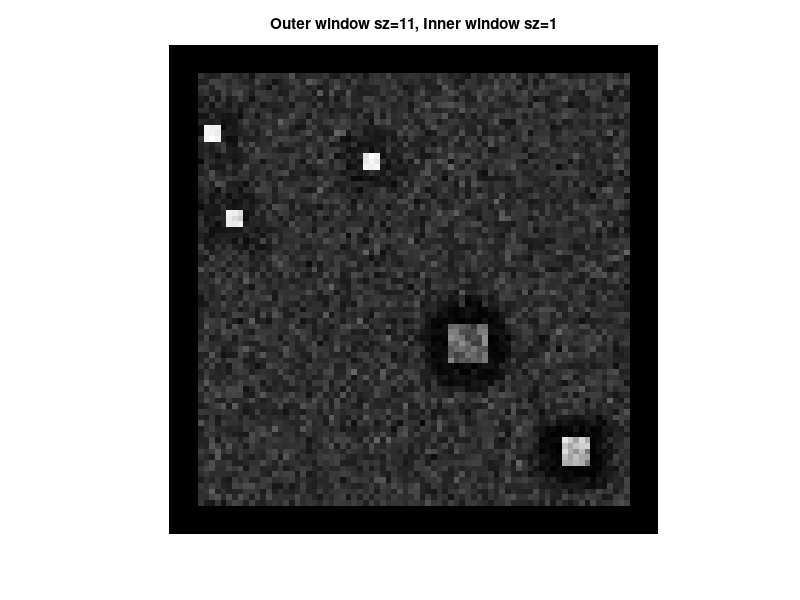
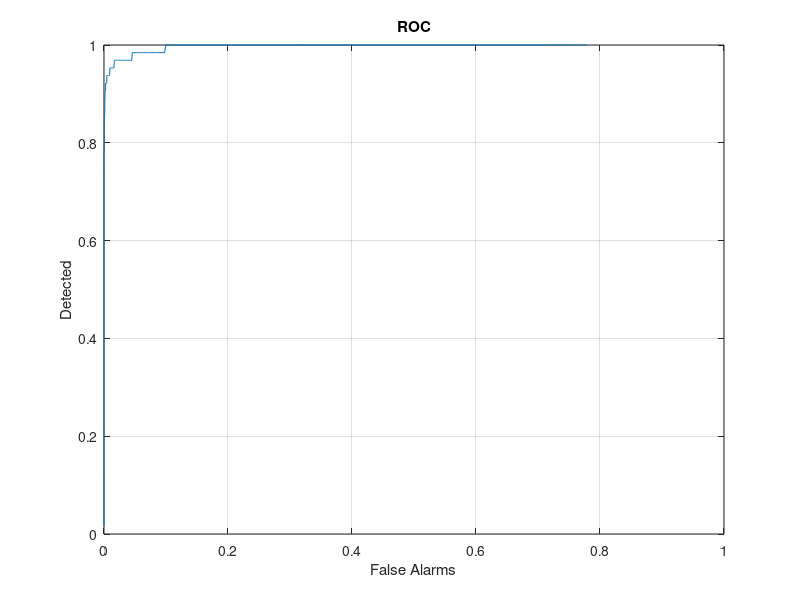

Source code (MATLAB) for these figures, in order:
% 1). Dual window detection 
%     Refr: "Multiple-Window Anomaly Dectection for Hyperspectral Imagery"
%     by W.M. Liu, C.I. Chang
% 2). RXD with variable size window

close all; clear all;
tic;

%%%%%%%%%%%%%%%%%%%%%%%%%%%%%%%%%%%%%%%%%%%%%%%%
% with autoenconder
%f = dlmread('hymap-deepenc4_400.csv'); M=100; N=300; L=113; D=f;   % 11/7455; 13/7279 15/6938
load ('F_random_anom3.mat'); M=86; N=86; D=f; L=100;
load('gt_random_anom3.mat'); [MN L] = size(D);%

MN = M*N;
mx_sz = [M N];
X = zeros(M,N,L);
for i=1:L
  X(:,:,i) = reshape(D(:,i),mx_sz);
end

%%%%%%%%%%%%%%%%%%%%%%%%%%%%%%%%%%%%%%%%%%%%%%%%%%%

%%% HyMap
OuterWindowSz = 11; InnerWindowSz = 1;  % 6734

OuterRadius = (OuterWindowSz-1)/2;
InnerRadius = (InnerWindowSz-1)/2;
COutWin = OuterWindowSz * OuterWindowSz;
CInWin = InnerWindowSz * InnerWindowSz;
DiffRadius = OuterWindowSz - InnerWindowSz;
detRXD = zeros(M,N);
one = ones(L,1);

CM_outer = []; CM_inner = [];
for i=OuterRadius+1: M-(OuterRadius)
  if (mod(i,10) == 0) 
      disp(['Please wait ... i=' num2str(i) ' out of ' num2str(M)]);
  end    
  for j=OuterRadius+1: N-(OuterRadius)
    CM_outer = []; CM_inner = [];

    % Find anomaly
    for l=1:L;
      M_outer=X(i-OuterRadius:i+OuterRadius,j-OuterRadius:j+OuterRadius,l);
      M_inner=X(i-InnerRadius:i+InnerRadius,j-InnerRadius:j+InnerRadius,l);

      CM_outer = [CM_outer reshape(M_outer,COutWin,1)]; 
      CM_inner = [CM_inner reshape(M_inner,CInWin,1)];
    end
    
    if (InnerWindowSz > 1)
      K_outer = cov(CM_outer); 
      K_inner = cov(CM_inner);
      u_outer = mean(CM_outer);
      u_inner = mean(CM_inner);
      K_diff = K_outer - K_inner;
      u_diff = u_outer - u_inner;
      u_diff = u_diff';

      % DWEST
      [evec eval] = eig(K_diff);
      v = zeros(L,1);
      z = [L-5 L-4 L-3 L-2 L-1 L];  % use greatest 6 e-vectors
      for k=z(1):z(length(z))
        v = v + evec(:,k);
      end
      detRXD(i,j) = v' * u_diff;
    else
      r = squeeze(X(i,j,:));
      r = r + rand(size(r))*0.7;
      K_outer = cov(CM_outer); 
      K_inv = inv(K_outer);
      u =mean(CM_outer(:));
      U = repmat(u,L,1);
      detRXD(i,j) = (r-U)' * K_inv * (r-U);
      %%%detRXD(i) = (one-U)' * K_inv * (r-U);  % UTD = 0
    end
  end
end

disp(['Please wait ... i=' num2str(M) ' out of ' num2str(M)]);

figure; 
imshow(abs(detRXD),[]);
axis image; axis off;
title(['Outer window sz=' num2str(OuterWindowSz) ...
  ', Inner window sz=' num2str(InnerWindowSz)]);

detRXD = reshape(detRXD,1,MN);

%%%%%%%%%%%%%%%%%%%%%%%%%%%%%%%%%%%%%%%%%%%%%%%%%%%%%%%%%%%%%%%%%

% Produce ROC

x = detRXD;
x_max = max(x(:)); x_min = min(x(:)); x_denom = x_max-x_min;
x = (x-repmat(x_min,1,MN))/x_denom * 1000;
x = reshape(x,[M N]);

for i=0:999
  b = x > i;
  nd(i+1) = nnz(b & gt);
  nf(i+1) = nnz(b & ~gt);
  thr(i+1) = i;
end

pd = nd/nnz(gt);
pf = nf/nnz(~gt);
figure; plot(pf,pd);
axis([0 1 0 1]); grid;
xlabel('False Alarms'); ylabel('Detected');
title ('ROC');

toc;
area = 1+trapz(pd,pf)
